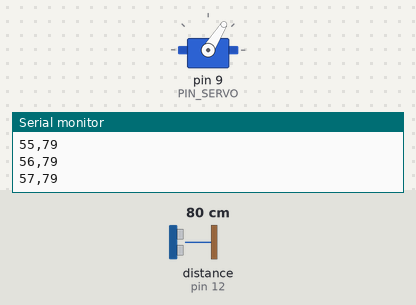
A sketch run on a simulated Arduino Uno, built with avr-gcc and run on an emulated ATmega328P. On the bench: servo, the last lines printed to the serial monitor. Wiring (inferred from the names in the program): ultrasonic range finder: trigger pin 11; echo pin 12. Inputs (shaded band) come from the test bench; at power-on: distance to the obstacle (sensor on pin 12) 80 cm. The echo pulse lasts 58.3 µs per cm.

Above: at 2.2 s.
2.3 s: distance to the obstacle (sensor on pin 12) set to 9 cm
At 2.7 s:
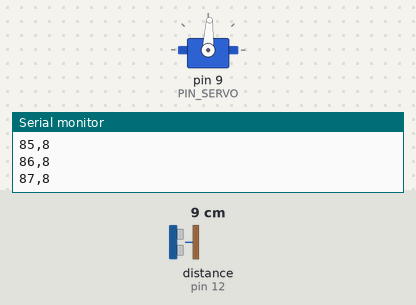
5.3 s: distance to the obstacle (sensor on pin 12) set to 2 cm
At 5.49 s:
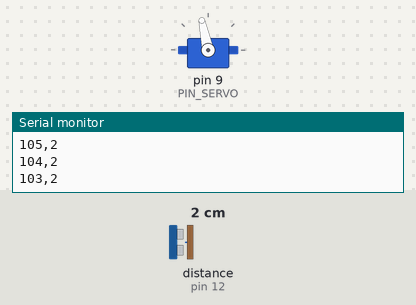
8.3 s: distance to the obstacle (sensor on pin 12) set to 120 cm
At 10.91 s:
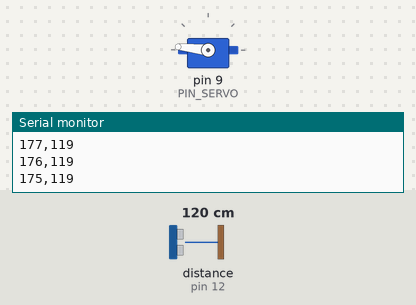
Timing chart, 0 to 17.3 s (numbered marks = the images above; inputs shaded):
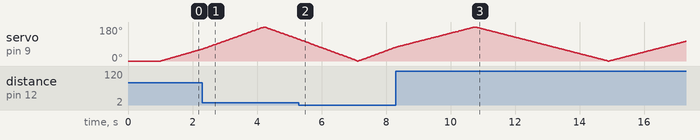

The sketch:

radar_ultrasonico.ino
```cpp
/*
 * ============================================================
 *  RADAR INTERACTIVO - Fase 1: Simulación en Tinkercad
 *  Asignatura: ELT-622  |  TSU en Informática - 6to semestre
 *  Docente: Ing. Héctor Manuel Mendoza Alvarado
 * ============================================================
 *
 *  Hardware (Tinkercad):
 *   - Arduino Uno R3
 *   - Protoboard pequeña
 *   - Sensor ultrasónico HC-SR04 (Trig = pin 11, Echo = pin 12)
 *   - Micro servomotor SG90   (Señal = pin 9)
 *
 *  Comportamiento:
 *   - El servomotor barre de 0 a 180 grados y regresa (bucle infinito).
 *   - En cada posición el HC-SR04 mide la distancia al objeto.
 *   - El Monitor Serie imprime el flujo estructurado:  angulo,distancia
 *     Ejemplo:  90,45   ->  ángulo 90°, distancia 45 cm
 *
 *  Comunicación: 9600 bauds (debe coincidir con la interfaz web).
 * ============================================================ */

#include <Servo.h>

// ---------- Pines ----------
const int PIN_SERVO   = 9;    // señal del servomotor
const int PIN_TRIG    = 11;   // disparo del HC-SR04
const int PIN_ECHO    = 12;   // eco del HC-SR04

// ---------- Parámetros ----------
const int   ANGULO_MIN     = 0;
const int   ANGULO_MAX     = 180;
const int   PASO           = 1;     // grados por iteración (menor = más fino)
const int   PAUSA_BARRIDO  = 15;    // ms de estabilización en cada ángulo
const float VELOCIDAD_SONIDO = 0.0343; // cm por microsegundo (20 °C)
const int   DIST_MIN       = 2;     // cm: ruido de proximidad
const int   DIST_MAX       = 400;   // cm: alcance útil del HC-SR04
const long  TIMEOUT_ECHO   = 25000; // µs: ~430 cm, evita lecturas colgadas

Servo servoRadar;

// ---------- Medición con el HC-SR04 ----------
int medirDistancia() {
  // Pulso de disparo de 10 µs
  digitalWrite(PIN_TRIG, LOW);
  delayMicroseconds(2);
  digitalWrite(PIN_TRIG, HIGH);
  delayMicroseconds(10);
  digitalWrite(PIN_TRIG, LOW);

  // Duración del eco en alto (pulseIn espera máximo TIMEOUT_ECHO µs)
  long duracion = pulseIn(PIN_ECHO, HIGH, TIMEOUT_ECHO);

  if (duracion == 0) {
    // Sin eco: objeto fuera de alcance
    return DIST_MAX;
  }

  int distancia = (int)((duracion * VELOCIDAD_SONIDO) / 2.0);

  // Filtrado simple de valores inválidos
  if (distancia < DIST_MIN)  return DIST_MIN;
  if (distancia > DIST_MAX)  return DIST_MAX;
  return distancia;
}

void setup() {
  pinMode(PIN_TRIG, OUTPUT);
  pinMode(PIN_ECHO, INPUT);

  servoRadar.attach(PIN_SERVO);
  servoRadar.write(ANGULO_MIN);

  Serial.begin(9600);          // debe coincidir con el monitor serie / interfaz web
  delay(1000);                 // tiempo para que el servomotor se posicione
}

void loop() {
  // ---------- Barrido de ida: 0 -> 180 ----------
  for (int angulo = ANGULO_MIN; angulo <= ANGULO_MAX; angulo += PASO) {
    servoRadar.write(angulo);
    delay(PAUSA_BARRIDO);
    int distancia = medirDistancia();
    Serial.print(angulo);
    Serial.print(",");
    Serial.println(distancia);   // Flujo: "angulo,distancia"
  }

  // ---------- Barrido de vuelta: 180 -> 0 ----------
  for (int angulo = ANGULO_MAX; angulo >= ANGULO_MIN; angulo -= PASO) {
    servoRadar.write(angulo);
    delay(PAUSA_BARRIDO);
    int distancia = medirDistancia();
    Serial.print(angulo);
    Serial.print(",");
    Serial.println(distancia);
  }
}
```
